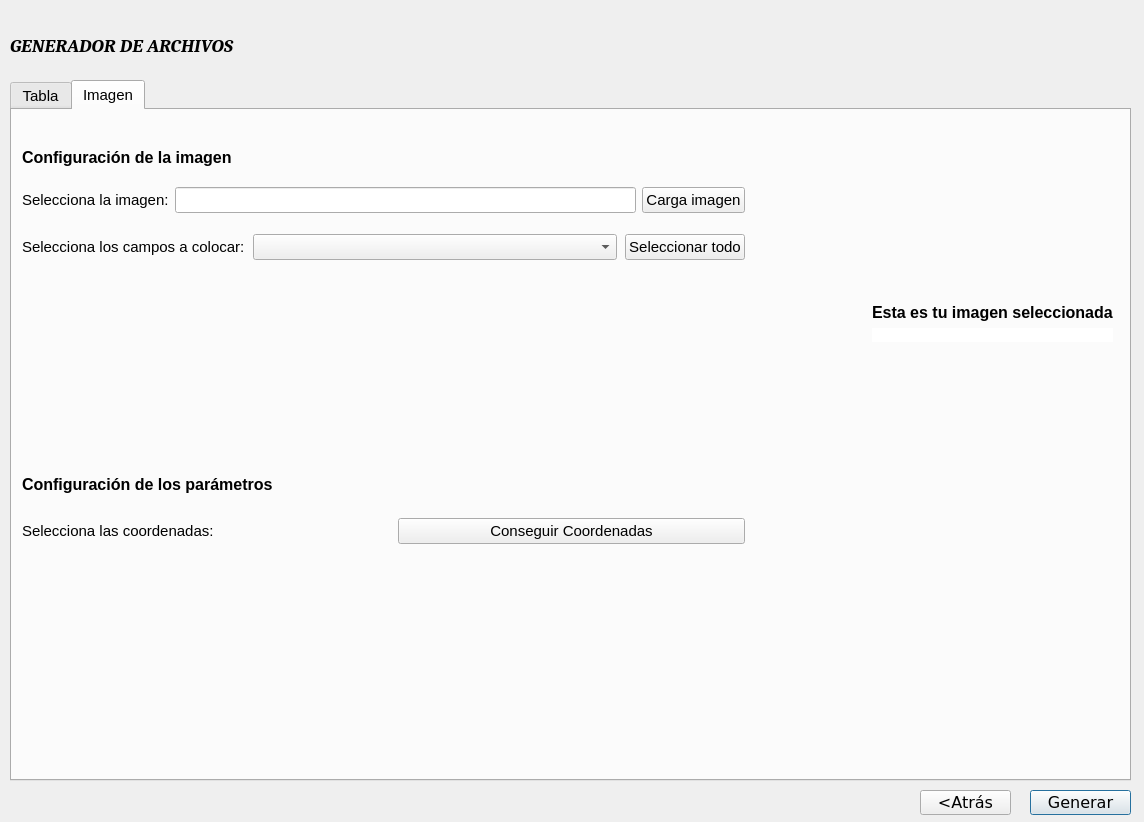
<?xml version="1.0" encoding="UTF-8"?>
<ui version="4.0">
 <class>Dialog</class>
 <widget class="QDialog" name="Dialog">
  <property name="geometry">
   <rect>
    <x>0</x>
    <y>0</y>
    <width>1144</width>
    <height>822</height>
   </rect>
  </property>
  <property name="windowTitle">
   <string>Dialog</string>
  </property>
  <widget class="QLabel" name="label">
   <property name="geometry">
    <rect>
     <x>10</x>
     <y>30</y>
     <width>231</width>
     <height>31</height>
    </rect>
   </property>
   <property name="font">
    <font>
     <family>Caladea</family>
     <pointsize>14</pointsize>
     <weight>75</weight>
     <italic>true</italic>
     <bold>true</bold>
    </font>
   </property>
   <property name="text">
    <string>GENERADOR DE ARCHIVOS</string>
   </property>
  </widget>
  <widget class="QPushButton" name="genera_excel">
   <property name="geometry">
    <rect>
     <x>1030</x>
     <y>790</y>
     <width>101</width>
     <height>25</height>
    </rect>
   </property>
   <property name="font">
    <font>
     <family>DejaVu Sans</family>
     <pointsize>12</pointsize>
    </font>
   </property>
   <property name="text">
    <string>Generar</string>
   </property>
  </widget>
  <widget class="QPushButton" name="atras_excel">
   <property name="geometry">
    <rect>
     <x>920</x>
     <y>790</y>
     <width>91</width>
     <height>25</height>
    </rect>
   </property>
   <property name="font">
    <font>
     <family>DejaVu Sans</family>
     <pointsize>12</pointsize>
    </font>
   </property>
   <property name="text">
    <string>&lt;Atrás</string>
   </property>
  </widget>
  <widget class="QTabWidget" name="qtab">
   <property name="geometry">
    <rect>
     <x>10</x>
     <y>80</y>
     <width>1121</width>
     <height>701</height>
    </rect>
   </property>
   <property name="font">
    <font>
     <pointsize>11</pointsize>
    </font>
   </property>
   <property name="styleSheet">
    <string notr="true"/>
   </property>
   <property name="currentIndex">
    <number>1</number>
   </property>
   <property name="movable">
    <bool>true</bool>
   </property>
   <widget class="QWidget" name="tabla">
    <attribute name="title">
     <string>Tabla</string>
    </attribute>
    <widget class="QTableWidget" name="tableWidget">
     <property name="geometry">
      <rect>
       <x>10</x>
       <y>110</y>
       <width>1101</width>
       <height>551</height>
      </rect>
     </property>
    </widget>
    <widget class="QWidget" name="layoutWidget">
     <property name="geometry">
      <rect>
       <x>10</x>
       <y>20</y>
       <width>344</width>
       <height>28</height>
      </rect>
     </property>
     <layout class="QHBoxLayout" name="horizontalLayout">
      <item>
       <widget class="QLabel" name="label_5">
        <property name="font">
         <font>
          <pointsize>11</pointsize>
         </font>
        </property>
        <property name="text">
         <string>Selecciona la tabla:</string>
        </property>
       </widget>
      </item>
      <item>
       <spacer name="horizontalSpacer">
        <property name="orientation">
         <enum>Qt::Horizontal</enum>
        </property>
        <property name="sizeHint" stdset="0">
         <size>
          <width>100</width>
          <height>20</height>
         </size>
        </property>
       </spacer>
      </item>
      <item>
       <widget class="QPushButton" name="carga_excel">
        <property name="font">
         <font>
          <pointsize>11</pointsize>
         </font>
        </property>
        <property name="text">
         <string>Abrir Tabla</string>
        </property>
       </widget>
      </item>
     </layout>
    </widget>
    <widget class="QPushButton" name="pushButton_3">
     <property name="geometry">
      <rect>
       <x>10</x>
       <y>60</y>
       <width>131</width>
       <height>25</height>
      </rect>
     </property>
     <property name="text">
      <string>Seleccionar todo</string>
     </property>
    </widget>
   </widget>
   <widget class="QWidget" name="imagen">
    <attribute name="title">
     <string>Imagen</string>
    </attribute>
    <widget class="QWidget" name="horizontalLayoutWidget">
     <property name="geometry">
      <rect>
       <x>10</x>
       <y>10</y>
       <width>1091</width>
       <height>641</height>
      </rect>
     </property>
     <layout class="QHBoxLayout" name="horizontalLayout_5">
      <property name="leftMargin">
       <number>0</number>
      </property>
      <item>
       <layout class="QVBoxLayout" name="verticalLayout_3">
        <property name="bottomMargin">
         <number>9</number>
        </property>
        <item>
         <spacer name="verticalSpacer_5">
          <property name="orientation">
           <enum>Qt::Vertical</enum>
          </property>
          <property name="sizeType">
           <enum>QSizePolicy::Fixed</enum>
          </property>
          <property name="sizeHint" stdset="0">
           <size>
            <width>20</width>
            <height>28</height>
           </size>
          </property>
         </spacer>
        </item>
        <item>
         <widget class="QLabel" name="label_11">
          <property name="font">
           <font>
            <pointsize>12</pointsize>
            <weight>75</weight>
            <bold>true</bold>
           </font>
          </property>
          <property name="text">
           <string>Configuración de la imagen</string>
          </property>
         </widget>
        </item>
        <item>
         <spacer name="verticalSpacer_6">
          <property name="orientation">
           <enum>Qt::Vertical</enum>
          </property>
          <property name="sizeType">
           <enum>QSizePolicy::Fixed</enum>
          </property>
          <property name="sizeHint" stdset="0">
           <size>
            <width>20</width>
            <height>14</height>
           </size>
          </property>
         </spacer>
        </item>
        <item>
         <layout class="QGridLayout" name="gridLayout_2">
          <property name="bottomMargin">
           <number>1</number>
          </property>
          <property name="verticalSpacing">
           <number>21</number>
          </property>
          <item row="1" column="0">
           <layout class="QHBoxLayout" name="horizontalLayout_4" stretch="0,0,0">
            <property name="spacing">
             <number>8</number>
            </property>
            <property name="rightMargin">
             <number>0</number>
            </property>
            <item>
             <widget class="QLabel" name="label_10">
              <property name="sizePolicy">
               <sizepolicy hsizetype="Fixed" vsizetype="Fixed">
                <horstretch>0</horstretch>
                <verstretch>0</verstretch>
               </sizepolicy>
              </property>
              <property name="font">
               <font>
                <pointsize>11</pointsize>
               </font>
              </property>
              <property name="text">
               <string>Selecciona los campos a colocar:</string>
              </property>
             </widget>
            </item>
            <item>
             <widget class="CheckableComboBox" name="comboBox">
              <property name="sizePolicy">
               <sizepolicy hsizetype="Preferred" vsizetype="Fixed">
                <horstretch>91</horstretch>
                <verstretch>0</verstretch>
               </sizepolicy>
              </property>
              <property name="minimumSize">
               <size>
                <width>100</width>
                <height>0</height>
               </size>
              </property>
             </widget>
            </item>
            <item>
             <widget class="QPushButton" name="select_all">
              <property name="text">
               <string>Seleccionar todo</string>
              </property>
             </widget>
            </item>
           </layout>
          </item>
          <item row="0" column="0">
           <layout class="QHBoxLayout" name="horizontalLayout_2">
            <property name="spacing">
             <number>6</number>
            </property>
            <item>
             <widget class="QLabel" name="label_8">
              <property name="font">
               <font>
                <pointsize>11</pointsize>
               </font>
              </property>
              <property name="text">
               <string>Selecciona la imagen:</string>
              </property>
             </widget>
            </item>
            <item>
             <widget class="QLineEdit" name="lineEdit"/>
            </item>
            <item>
             <widget class="QPushButton" name="carga_imagen">
              <property name="text">
               <string>Carga imagen</string>
              </property>
             </widget>
            </item>
           </layout>
          </item>
         </layout>
        </item>
        <item>
         <spacer name="verticalSpacer">
          <property name="orientation">
           <enum>Qt::Vertical</enum>
          </property>
          <property name="sizeHint" stdset="0">
           <size>
            <width>20</width>
            <height>40</height>
           </size>
          </property>
         </spacer>
        </item>
        <item>
         <layout class="QVBoxLayout" name="verticalLayout">
          <property name="spacing">
           <number>24</number>
          </property>
          <property name="topMargin">
           <number>0</number>
          </property>
          <property name="bottomMargin">
           <number>0</number>
          </property>
          <item>
           <widget class="QLabel" name="label_14">
            <property name="font">
             <font>
              <pointsize>12</pointsize>
              <weight>75</weight>
              <bold>true</bold>
             </font>
            </property>
            <property name="text">
             <string>Configuración de los parámetros</string>
            </property>
           </widget>
          </item>
          <item>
           <layout class="QHBoxLayout" name="horizontalLayout_3">
            <property name="spacing">
             <number>28</number>
            </property>
            <item>
             <widget class="QLabel" name="label_9">
              <property name="font">
               <font>
                <pointsize>11</pointsize>
               </font>
              </property>
              <property name="text">
               <string>Selecciona las coordenadas:</string>
              </property>
             </widget>
            </item>
            <item>
             <widget class="QPushButton" name="carga_imagen_2">
              <property name="text">
               <string>Conseguir Coordenadas</string>
              </property>
             </widget>
            </item>
           </layout>
          </item>
         </layout>
        </item>
        <item>
         <spacer name="verticalSpacer_2">
          <property name="orientation">
           <enum>Qt::Vertical</enum>
          </property>
          <property name="sizeHint" stdset="0">
           <size>
            <width>20</width>
            <height>40</height>
           </size>
          </property>
         </spacer>
        </item>
       </layout>
      </item>
      <item>
       <spacer name="horizontalSpacer_2">
        <property name="orientation">
         <enum>Qt::Horizontal</enum>
        </property>
        <property name="sizeType">
         <enum>QSizePolicy::Fixed</enum>
        </property>
        <property name="sizeHint" stdset="0">
         <size>
          <width>121</width>
          <height>20</height>
         </size>
        </property>
       </spacer>
      </item>
      <item>
       <layout class="QVBoxLayout" name="verticalLayout_2">
        <property name="leftMargin">
         <number>0</number>
        </property>
        <item>
         <spacer name="verticalSpacer_3">
          <property name="orientation">
           <enum>Qt::Vertical</enum>
          </property>
          <property name="sizeType">
           <enum>QSizePolicy::Fixed</enum>
          </property>
          <property name="sizeHint" stdset="0">
           <size>
            <width>20</width>
            <height>183</height>
           </size>
          </property>
         </spacer>
        </item>
        <item>
         <widget class="QLabel" name="label_12">
          <property name="font">
           <font>
            <pointsize>12</pointsize>
            <weight>75</weight>
            <bold>true</bold>
           </font>
          </property>
          <property name="text">
           <string>Esta es tu imagen seleccionada</string>
          </property>
         </widget>
        </item>
        <item>
         <widget class="QLabel" name="label_15">
          <property name="sizePolicy">
           <sizepolicy hsizetype="Preferred" vsizetype="Preferred">
            <horstretch>0</horstretch>
            <verstretch>0</verstretch>
           </sizepolicy>
          </property>
          <property name="styleSheet">
           <string notr="true">background-color: rgb(255, 255, 255);</string>
          </property>
          <property name="text">
           <string/>
          </property>
          <property name="scaledContents">
           <bool>false</bool>
          </property>
          <property name="alignment">
           <set>Qt::AlignCenter</set>
          </property>
         </widget>
        </item>
        <item>
         <spacer name="verticalSpacer_4">
          <property name="orientation">
           <enum>Qt::Vertical</enum>
          </property>
          <property name="sizeHint" stdset="0">
           <size>
            <width>20</width>
            <height>40</height>
           </size>
          </property>
         </spacer>
        </item>
       </layout>
      </item>
     </layout>
    </widget>
   </widget>
  </widget>
 </widget>
 <customwidgets>
  <customwidget>
   <class>CheckableComboBox</class>
   <extends>QComboBox</extends>
   <header>Clases.CheckableComboBox</header>
  </customwidget>
 </customwidgets>
 <resources>
  <include location="color_picker.qrc"/>
 </resources>
 <connections/>
</ui>
